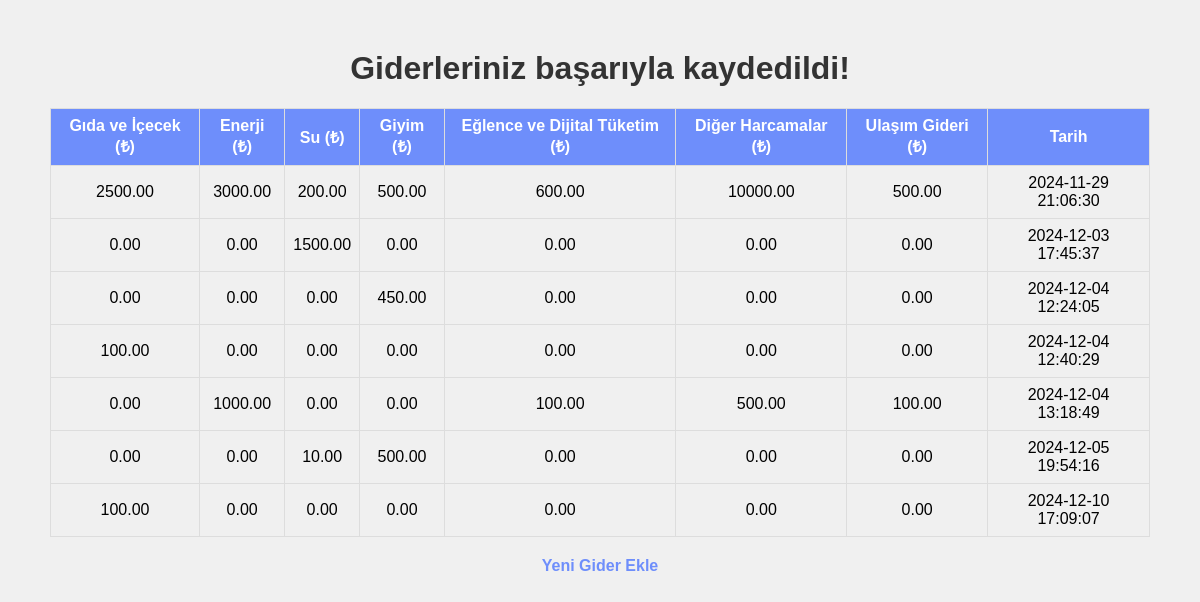
The app's page /account/success/ (signed in) with its own data.
### account/models.py (models this page shows, shortened)
class Consumption(models.Model):
    user = models.ForeignKey(User, on_delete=models.CASCADE)
    food_drink = models.DecimalField(max_digits=10, decimal_places=2, default=0)
    energy = models.DecimalField(max_digits=10, decimal_places=2, default=0)
    water = models.DecimalField(max_digits=10, decimal_places=2, default=0)
    clothing = models.DecimalField(max_digits=10, decimal_places=2, default=0)
    entertainment = models.DecimalField(max_digits=10, decimal_places=2, default=0)
    other_expenses = models.DecimalField(max_digits=10, decimal_places=2, default=0)
    transportation = models.DecimalField(max_digits=10, decimal_places=2, default=0)  # Ulaşım Gideri
    created_at = models.DateTimeField(default=timezone.now)  # Otomatik tarih alanı

### account/views.py (the view)
# urls.py: path('success/', views.success_view, name='success'),
@login_required
def success_view(request):
    consumptions = Consumption.objects.filter(user=request.user)
    return render(request, 'account/success.html', {'consumptions': consumptions})

### account/templates/account/success.html (shortened to what this page needs)
<!DOCTYPE html>
<html lang="tr">
<head>
</head>
<body>
    <h1>Giderleriniz başarıyla kaydedildi!</h1>
    <table>
        <thead>
            <tr>
                <th>Gıda ve İçecek (₺)</th>
                <th>Enerji (₺)</th>
                <th>Su (₺)</th>
                <th>Giyim (₺)</th>
                <th>Eğlence ve Dijital Tüketim (₺)</th>
                <th>Diğer Harcamalar (₺)</th>
                <th>Ulaşım Gideri (₺)</th>
                <th>Tarih</th>
            </tr>
        </thead>
        <tbody>
            {% for consumption in consumptions %}
            <tr>
                <td>{{ consumption.food_drink }}</td>
                <td>{{ consumption.energy }}</td>
                <td>{{ consumption.water }}</td>
                <td>{{ consumption.clothing }}</td>
                <td>{{ consumption.entertainment }}</td>
                <td>{{ consumption.other_expenses }}</td>
                <td>{{ consumption.transportation }}</td>
                <td>{{ consumption.created_at|date:"Y-m-d H:i:s" }}</td>
            </tr>
            {% empty %}
            <tr>
                <td colspan="8">Henüz harcama kaydı bulunmamaktadır.</td>
            </tr>
            {% endfor %}
        </tbody>
    </table>
    <a href="{% url 'add_consumption' %}">Yeni Gider Ekle</a>
</body>
</html>

### account/templates/account/success.html (style rules this page uses)
body { font-family: 'Arial', sans-serif; text-align: center; margin: 50px; background-color: #f0f0f0; }
h1 { color: #333; }
a { text-decoration: none; color: #6e8efb; font-weight: bold; }
table { width: 100%; margin: 20px 0; border-collapse: collapse; }
th, td { border: 1px solid #ddd; padding: 8px; text-align: center; }
th { background-color: #6e8efb; color: white; }

### records on screen
Consumption: food_drink "2500.00", energy "3000.00", water "200.00", clothing "500.00", entertainment "600.00", other_expenses "10000.00", transportation "500.00", created_at "2024-11-29 21:06:30"
Consumption: food_drink "0.00", energy "0.00", water "1500.00", clothing "0.00", entertainment "0.00", other_expenses "0.00", transportation "0.00", created_at "2024-12-03 17:45:37"
Consumption: food_drink "0.00", energy "0.00", water "0.00", clothing "450.00", entertainment "0.00", other_expenses "0.00", transportation "0.00", created_at "2024-12-04 12:24:05"
Consumption: food_drink "100.00", energy "0.00", water "0.00", clothing "0.00", entertainment "0.00", other_expenses "0.00", transportation "0.00", created_at "2024-12-04 12:40:29"
Consumption: food_drink "0.00", energy "1000.00", water "0.00", clothing "0.00", entertainment "100.00", other_expenses "500.00", transportation "100.00", created_at "2024-12-04 13:18:49"
Consumption: food_drink "0.00", energy "0.00", water "10.00", clothing "500.00", entertainment "0.00", other_expenses "0.00", transportation "0.00", created_at "2024-12-05 19:54:16"
Consumption: food_drink "100.00", energy "0.00", water "0.00", clothing "0.00", entertainment "0.00", other_expenses "0.00", transportation "0.00", created_at "2024-12-10 17:09:07"
